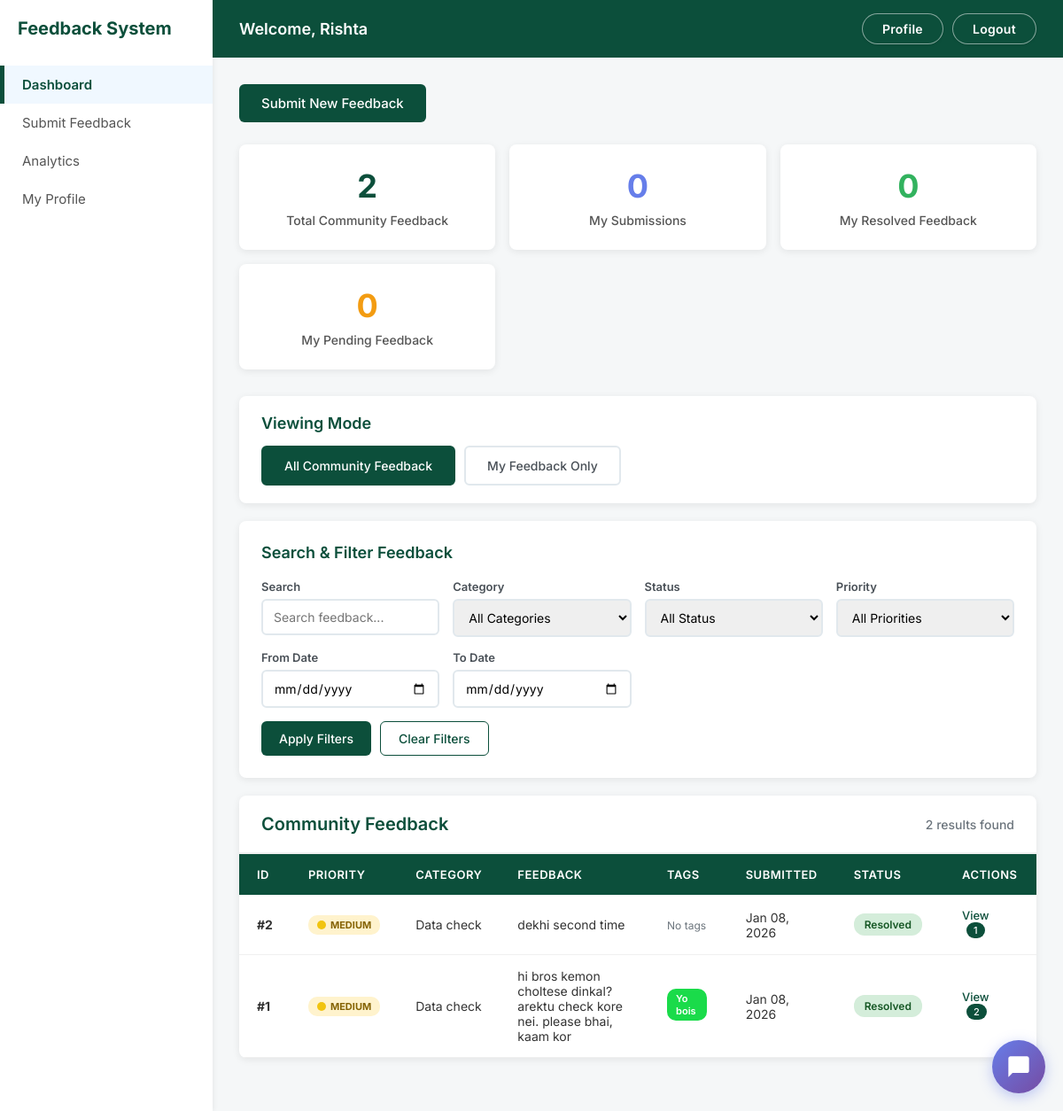
/user/user_dashboard.php (signed in), run on the app's committed database.
### tables this page shows
CREATE TABLE `feedback` (
  `feedback_id` int(11) NOT NULL,
  `feedback_text` text NOT NULL,
  `is_anonymous` tinyint(1) NOT NULL,
  `submitted_at` timestamp NOT NULL DEFAULT current_timestamp(),
  `sentiment_score` decimal(5,2) DEFAULT NULL,
  `sentiment_label` varchar(50) DEFAULT NULL,
  `is_resolved` tinyint(1) DEFAULT 0,
  `priority` enum('low','medium','high','critical') NOT NULL,
  `resolved_by` int(11) DEFAULT NULL,
  `resolved_at` timestamp NULL DEFAULT NULL,
  `user_id` int(11) NOT NULL,
  `category_id` int(11) DEFAULT NULL
);

CREATE TABLE `category` (
  `category_id` int(11) NOT NULL,
  `category_name` varchar(255) NOT NULL,
  `created_at` timestamp NOT NULL DEFAULT current_timestamp()
);

### user/user_dashboard.php (the view, shortened to what this page needs)
<?php
include('../db/db.php');
$search_query = isset($_GET['search']) ? trim($_GET['search']) : '';
$date_from = isset($_GET['date_from']) ? $_GET['date_from'] : '';
$date_to = isset($_GET['date_to']) ? $_GET['date_to'] : '';
$view_mode = isset($_GET['view']) ? $_GET['view'] : 'all';
$columns_check = $conn->query("SHOW COLUMNS FROM feedback LIKE 'user_id'");
$has_user_id = ($columns_check->num_rows > 0);
$sql = "SELECT f.feedback_id, f.feedback_text, f.submitted_at, c.category_name, f.is_resolved, f.priority,
        (SELECT GROUP_CONCAT(t.tag_name SEPARATOR ', ') FROM feedback_tags ft JOIN tags t ON ft.tag_id = t.tag_id WHERE ft.feedback_id = f.feedback_id) as tags,
        (SELECT GROUP_CONCAT(t.tag_color SEPARATOR ',') FROM feedback_tags ft JOIN tags t ON ft.tag_id = t.tag_id WHERE ft.feedback_id = f.feedback_id) as tag_colors,
        (SELECT COUNT(*) FROM feedback_comments WHERE feedback_id = f.feedback_id AND is_internal = 0) as comment_count";
if ($has_user_id) {
    $sql .= ", f.user_id";
}
$sql .= " FROM feedback f JOIN category c ON f.category_id = c.category_id WHERE f.is_anonymous = 1";
$sql .= " ORDER BY f.submitted_at DESC";
$result = $conn->query($sql);
$total_feedback = $conn->query("SELECT COUNT(*) as count FROM feedback WHERE is_anonymous = 1")->fetch_assoc()['count'];
if ($has_user_id) {
    $my_feedback = $conn->query("SELECT COUNT(*) as count FROM feedback WHERE is_anonymous = 1 AND user_id = " . intval($_SESSION['user_id']))->fetch_assoc()['count'];
    $my_resolved = $conn->query("SELECT COUNT(*) as count FROM feedback WHERE is_anonymous = 1 AND user_id = " . intval($_SESSION['user_id']) . " AND is_resolved = 1")->fetch_assoc()['count'];
    $my_unresolved = $my_feedback - $my_resolved;
} else {
    $my_feedback = 0;
    $my_resolved = 0;
    $my_unresolved = 0;
}
?>
<!DOCTYPE html>
<html lang="en">
<head>
    <link rel="stylesheet" href="user_dashboard.css">
</head>
<body>
<div class="main-layout">
    <aside class="sidebar">
        <div class="system-title">Feedback System</div>
        <nav class="nav-menu">
            <a href="user_dashboard.php" class="nav-item active">Dashboard</a>
            <a href="../feedback/submit_feedback.php" class="nav-item">Submit Feedback</a>
            <a href="../admin/analytics_dashboard.php" class="nav-item">Analytics</a>
            <a href="profile.php" class="nav-item">My Profile</a>
        </nav>
    </aside>
    <div class="content-area">
        <header class="top-header">
            <div class="welcome-text">Welcome, <?php echo htmlspecialchars($_SESSION['name']); ?></div>
            <div class="header-buttons">
                <a href="profile.php" class="btn-header">Profile</a>
                <a href="logout.php" class="logout-btn">Logout</a>
            </div>
        </header>
        <main class="dashboard-content">
            <div style="margin-bottom: 25px;">
                <a href="../feedback/submit_feedback.php" class="button btn-success" style="font-size: 15px; padding: 12px 25px; background-color: #0C4F3B;">
                    Submit New Feedback
                </a>
            </div>
            <div class="stats-grid">
                <div class="stat-card total">
                    <h3><?php echo $total_feedback; ?></h3>
                    <p>Total Community Feedback</p>
                </div>
                <div class="stat-card my">
                    <h3><?php echo $my_feedback; ?></h3>
                    <p>My Submissions</p>
                </div>
                <div class="stat-card resolved">
                    <h3><?php echo $my_resolved; ?></h3>
                    <p>My Resolved Feedback</p>
                </div>
                <div class="stat-card unresolved">
                    <h3><?php echo $my_unresolved; ?></h3>
                    <p>My Pending Feedback</p>
                </div>
            </div>
            <div class="view-toggle">
                <h3>Viewing Mode</h3>
                <div class="toggle-buttons">
                    <?php
                    $params = [];
                    $query_string = !empty($params) ? '&' . implode('&', $params) : '';
                    ?>
                    <a href="?view=all<?php echo $query_string; ?>"
                       class="toggle-btn <?php echo ($view_mode == 'all') ? 'active' : ''; ?>">
                        All Community Feedback
                    </a>
                    <a href="?view=my<?php echo $query_string; ?>"
                       class="toggle-btn <?php echo ($view_mode == 'my') ? 'active' : ''; ?>">
                        My Feedback Only
                    </a>
                </div>
            </div>
            <div class="filter-container">
                <h3>Search & Filter Feedback</h3>
                <form method="GET" action="">
                    <div class="filter-row">
                        <div class="filter-group">
                            <label for="search">Search</label>
                            <input type="text" id="search" name="search"
                                   placeholder="Search feedback..."
                                   value="<?php echo htmlspecialchars($search_query); ?>">
                        </div>
                        <div class="filter-group">
                            <label for="category">Category</label>
                            <select id="category" name="category">
                                <option value="">All Categories</option>
                            </select>
                        </div>
                        <div class="filter-group">
                            <label for="status">Status</label>
                            <select id="status" name="status">
                                <option value="">All Status</option>
                            </select>
                        </div>
                        <div class="filter-group">
                            <label for="priority">Priority</label>
                            <select id="priority" name="priority">
                                <option value="">All Priorities</option>
                            </select>
                        </div>
                        <div class="filter-group">
                            <label for="date_from">From Date</label>
                            <input type="date" id="date_from" name="date_from"
                                   value="<?php echo htmlspecialchars($date_from); ?>">
                        </div>
                        <div class="filter-group">
                            <label for="date_to">To Date</label>
                            <input type="date" id="date_to" name="date_to"
                                   value="<?php echo htmlspecialchars($date_to); ?>">
                        </div>
                    </div>
                    <div class="filter-buttons">
                        <button type="submit" class="button btn-primary">Apply Filters</button>
                        <a href="user_dashboard.php?view=<?php echo $view_mode; ?>"
                           class="button btn-success" style="background-color: white; color: #0C4F3B;border: 1px solid #0C4F3B;">Clear Filters</a>
                    </div>
                </form>
            </div>
            <div class="table-container">
                <div class="table-header">
                    <h2><?php echo $view_mode == 'my' ? 'My Feedback' : 'Community Feedback'; ?></h2>
                    <span class="results-count"><?php echo $result->num_rows; ?> results found</span>
                </div>
                <?php if ($result->num_rows > 0): ?>
                <table>
                    <thead>
                        <tr>
                            <th>ID</th>
                            <th>Priority</th>
                            <th>Category</th>
                            <th>Feedback</th>
                            <th>Tags</th>
                            <th>Submitted</th>
                            <th>Status</th>
                            <th>Actions</th>
                        </tr>
                    </thead>
                    <tbody>
                        <?php while ($row = $result->fetch_assoc()):
                            $row_class = '';
                        ?>
                        <tr class="<?php echo trim($row_class); ?>">
                            <td>
                                <strong>#<?php echo htmlspecialchars($row['feedback_id']); ?></strong>
                            </td>
                            <td>
                                <span class="priority-badge priority-<?php echo $row['priority'] ?? 'medium'; ?>">
                                    <span class="priority-dot"></span>
                                    <?php echo strtoupper($row['priority'] ?? 'medium'); ?>
                                </span>
                            </td>
                            <td><?php echo htmlspecialchars($row['category_name']); ?></td>
                            <td>
                                <?php
                                echo htmlspecialchars(substr($row['feedback_text'], 0, 80))
                                     . (strlen($row['feedback_text']) > 80 ? '...' : '');
                                ?>
                            </td>
                            <td>
                                <?php
                                if (!empty($row['tags'])) {
                                    $tags = explode(', ', $row['tags']);
                                    $colors = explode(',', $row['tag_colors']);
                                    for ($i = 0; $i < min(count($tags), 2); $i++) {
                                        $color = isset($colors[$i]) ? $colors[$i] : '#667eea';
                                        echo '<span class="tag-mini" style="background-color: '
                                             . htmlspecialchars($color) . '; color: white;">'
                                             . htmlspecialchars($tags[$i]) . '</span>';
                                    }
                                } else {
                                    echo '<span style="color: #6c757d; font-size: 12px;">No tags</span>';
                                }
                                ?>
                            </td>
                            <td><?php echo date('M d, Y', strtotime($row['submitted_at'])); ?></td>
                            <td>
                                <?php if ($row['is_resolved']): ?>
                                    <span class="badge badge-resolved">Resolved</span>
                                <?php else: ?>
                                    <span class="badge badge-unresolved">Unresolved</span>
                                <?php endif; ?>
                            </td>
                            <td>
                                <a href="../feedback/view_feedback.php?id=<?php echo $row['feedback_id']; ?>"
                                   class="action-link">
                                    View
                                    <?php if ($row['comment_count'] > 0): ?>
                                        <span style="background: var(--primary-green-dark); color: white; padding: 2px 8px; border-radius: 10px; font-size: 11px; margin-left: 5px;">
                                            <?php echo $row['comment_count']; ?>
                                        </span>
                                    <?php endif; ?>
                                </a>
                            </td>
                        </tr>
                        <?php endwhile; ?>
                    </tbody>
                </table>
                <?php endif; ?>
            </div>
        </main>
    </div>
</div>
<?php include('../includes/chatbot.php'); ?>
</body>
</html>

### data on the page
feedback: feedback_id "2", priority "MEDIUM", category.category_name "Data check", feedback_text "dekhi second time", shows "No tags", submitted_at "Jan 08, 2026", is_resolved "Resolved", comment_count "1"
feedback: feedback_id "1", priority "MEDIUM", category.category_name "Data check", feedback_text "hi bros kemon choltese dinkal? arektu check kore nei. please bhai, kaam kor", i "Yo bois", submitted_at "Jan 08, 2026", is_resolved "Resolved", comment_count "2"

### other printed values
$_SESSION['name'] "Rishta"
$total_feedback "2"
$my_feedback "0"
$my_resolved "0"
$my_unresolved "0"
$result->num_rows "2"
